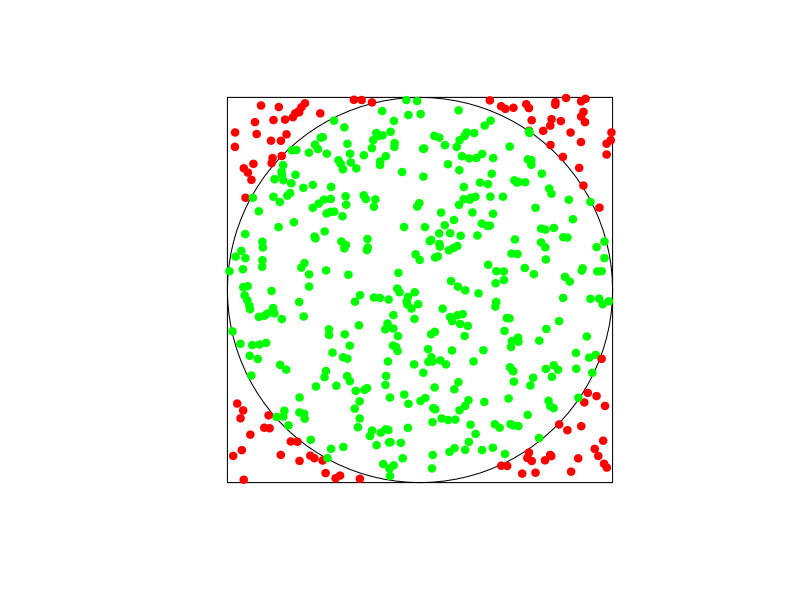

This chart was generated by the following R code:
require(plotrix)
require(grid)

plot(c(-1,1),c(-1,1),type='n',bty='n',axes="false",xlab="",ylab = "",asp=1)
rect(-1,-1,1,1)
draw.circle(0,0,1)
n=500
total=0;
for(i in 1:n)
{
  nos = runif(2,min=-1,max=1)
  if(((nos[1]^2)+(nos[2]^2))<=1)
  {
    total =total+1
    points(nos[1],nos[2],col="green",pch=19)
  }
  else
  {
    points(nos[1],nos[2],col="red",pch=19)
  }
  
}

cat("estimated value of pi is ",4*total/n)